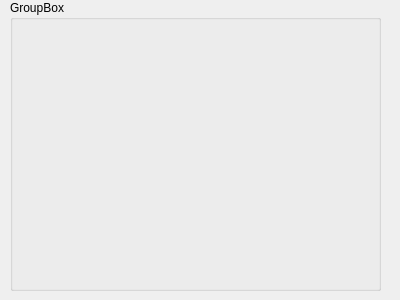
<?xml version="1.0" encoding="UTF-8"?>
<ui version="4.0">
 <class>employepanel</class>
 <widget class="QWidget" name="employepanel">
  <property name="geometry">
   <rect>
    <x>0</x>
    <y>0</y>
    <width>400</width>
    <height>300</height>
   </rect>
  </property>
  <property name="windowTitle">
   <string>Form</string>
  </property>
  <widget class="QGroupBox" name="groupBox">
   <property name="geometry">
    <rect>
     <x>10</x>
     <y>0</y>
     <width>371</width>
     <height>291</height>
    </rect>
   </property>
   <property name="title">
    <string>GroupBox</string>
   </property>
  </widget>
 </widget>
 <resources/>
 <connections/>
</ui>
